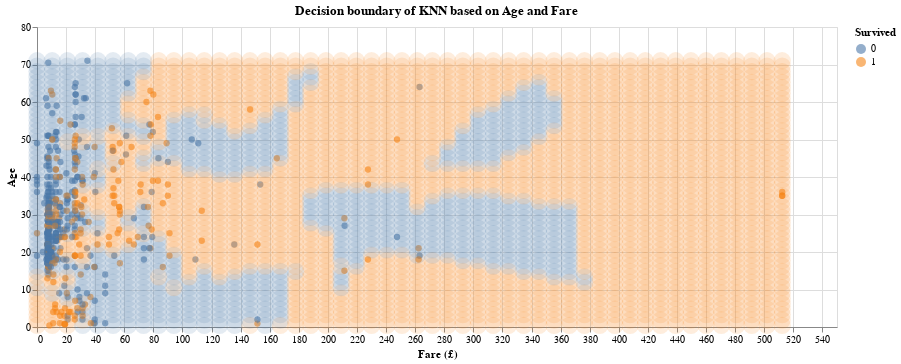

Here is the notebook cell this chart was saved with:
### Markdown cell above
Based on our grid search, it seems the best hyperparameter of `n_neighbors=6` was found which achieved a a training score of about 0.735 and validation score of about 0.676. This is a slight improvement over the baseline, but not a great improvement.

Next, we'll show the scatter plot with a decision boundary similar to [Fig 5.15](https://python.datasciencebook.ca/classification1.html#:~:text=unscaled_plot%20%2B%20prediction_plot-,Fig,-.%205.15%20Scatter%20plot) from the textbook. This allows us to better understand what boundary the model is making.

### Code cell
# Credits to this code comes from: https://python.datasciencebook.ca/classification1.html#:~:text=unscaled_plot%20%2B%20prediction_plot-,Fig,-.%205.15%20Scatter%20plot

# create the grid of area/smoothness vals, and arrange in a data frame
are_grid = np.linspace(
    training_data["Fare"].min(), training_data["Fare"].max(), 50
)
smo_grid = np.linspace(
    training_data["Age"].min(), training_data["Age"].max(), 50
)
asgrid = np.array(np.meshgrid(are_grid, smo_grid)).reshape(2, -1).T
asgrid = pd.DataFrame(asgrid, columns=["Fare", "Age"])

# use the fit workflow to make predictions at the grid points
knnPredGrid = knn_grid.predict(asgrid)

# bind the predictions as a new column with the grid points
prediction_table = asgrid.copy()
prediction_table["Survived"] = knnPredGrid

# plot:
# 1. the colored scatter of the original data
unscaled_plot = (
    alt.Chart(
        training_data,
    )
    .mark_point(opacity=0.6, filled=True, size=40)
    .encode(
        x=alt.X(
            "Fare",
            title="Fare (£)",
            scale=alt.Scale(
                domain=(training_data["Fare"].min(), training_data["Fare"].max()),
            ),
        ),
        y=alt.Y(
            "Age",
            title="Age",
            scale=alt.Scale(
                domain=(
                    training_data["Age"].min(),
                    training_data["Age"].max(),
                )
            ),
        ),
        color=alt.Color("Survived:N", title="Survived"),
    )
)

# 2. the faded colored scatter for the grid points
prediction_plot = (
    alt.Chart(prediction_table)
    .mark_point(opacity=0.15, filled=True, size=300)
    .encode(
        x=alt.X("Fare", title="Fare (£)"),
        y=alt.Y("Age"),
        color=alt.Color("Survived:N"),
    )
)
(unscaled_plot + prediction_plot).properties(
    width=800,
    height=300,
    title='Decision boundary of KNN based on Age and Fare'
)

### Figure 1 — Vega-Lite specification as saved in the notebook (floating-point values rounded to 4 significant figures; data arrays with more than 128 entries replaced by an {"elided": "..."} marker saying what was removed)
{"config": {"view": {"continuousWidth": 400, "continuousHeight": 300}}, "layer": [{"data": {"name": "data-59e0031bcee46cb3b9fd12f0e141b99c"}, "mark": {"type": "point", "filled": true, "opacity": 0.6, "size": 40}, "encoding": {"color": {"field": "Survived", "title": "Survived", "type": "nominal"}, "x": {"field": "Fare", "scale": {"domain": [0.0, 512.3]}, "title": "Fare (£)", "type": "quantitative"}, "y": {"field": "Age", "scale": {"domain": [0.42, 71.0]}, "title": "Age", "type": "quantitative"}}}, {"data": {"name": "data-2e9ef595466f716917bbd00d13ce1dfd"}, "mark": {"type": "point", "filled": true, "opacity": 0.15, "size": 300}, "encoding": {"color": {"field": "Survived", "type": "nominal"}, "x": {"field": "Fare", "title": "Fare (£)", "type": "quantitative"}, "y": {"field": "Age", "type": "quantitative"}}}], "height": 300, "title": "Decision boundary of KNN based on Age and Fare", "width": 800, "$schema": "https://vega.github.io/schema/vega-lite/v4.17.0.json", "datasets": {"data-59e0031bcee46cb3b9fd12f0e141b99c": {"elided": "623 records"}, "data-2e9ef595466f716917bbd00d13ce1dfd": {"elided": "2500 records"}}}
